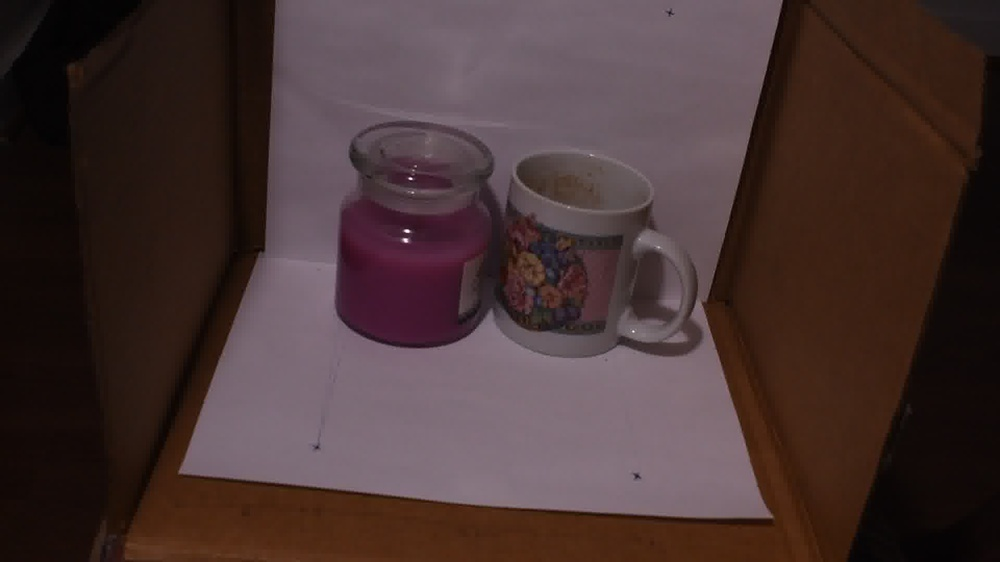
#> input picture custom-data-dump/candle-mug/seq-1/ffmpeg_312.jpg, 1000 x 562 px, shrunk from 1920 x 1080 before the run; its folder holds only this picture in this run
$ python 'Direct-Global Separation.py'
#> lines starting #> are read from the running program, lines starting #| are printed output that depends on the picture
#!/usr/bin/env python
# coding: utf-8

# In[1]:


import numpy as np
import cv2
import matplotlib.pyplot as plt
import os


# [74 lines of commented-out code are left out]
img_root = './custom-data-dump/candle-mug/seq-1/'
# img_root = './custom-data-dump/fruits/seq-1/'
files = os.listdir(img_root)
files.sort()
files = [f for f in files if 'jpg' in f]

images = []
for fl in files :
    im = cv2.imread(img_root + '/' + fl)[::2,::2]
    im = cv2.cvtColor(im, cv2.COLOR_BGR2RGB)  / 255
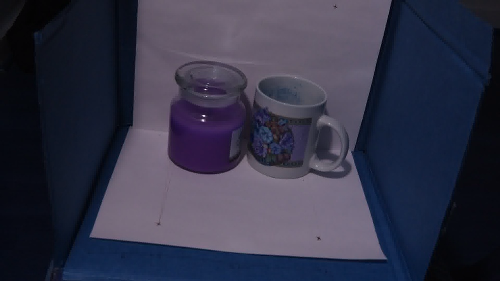
#> im: shape (281, 500, 3) float64; mean B, G, R 0.278, 0.203, 0.2
    images.append(im)
images = np.array(images)
# [9 lines of commented-out code are left out]
@np.vectorize
def srgb2lin(s):
    if s <= 0.0404482362771082:
        lin = s / 12.92
    else:
        lin = pow(((s + 0.055) / 1.055), 2.4)
    return lin


def lin2srgb(lin):
    if lin > 0.0031308:
        s = 1.055 * (pow(lin, (1.0 / 2.4))) - 0.055
    else:
        s = 12.92 * lin
    return s


images_lin = srgb2lin(images)
# images_lin = images.copy()


# In[18]:


im_max = np.max(images_lin,0)  # dir + glo
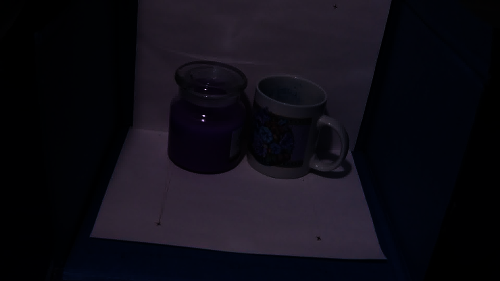
#> im_max: shape (281, 500, 3) float64; mean of channels 0, 1, 2 0.0851, 0.053, 0.0607; drawn as B, G, R
im_min = np.min(images_lin,0)  # glo
im_glo = im_min.copy()
im_dir = im_max - im_min
#> im_dir: shape (281, 500, 3) float64; every value is 0

plt.figure()
plt.imshow(im_glo)
plt.title('global')
plt.show()

plt.figure()
plt.imshow(im_dir)
plt.title('directional')
plt.show()


# In[19]:


# im_dir[im_dir > 0.1] = 0.1


# In[20]:


plt.imshow(im_dir*2)


# In[21]:


plt.imshow(im_glo*2)


# In[ ]:


im_glo.shape


# In[ ]:
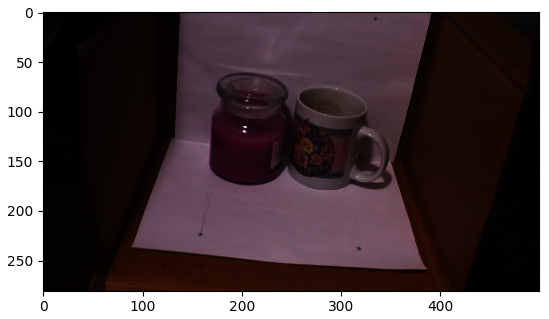
#> figure drawn by matplotlib, 1 panel
